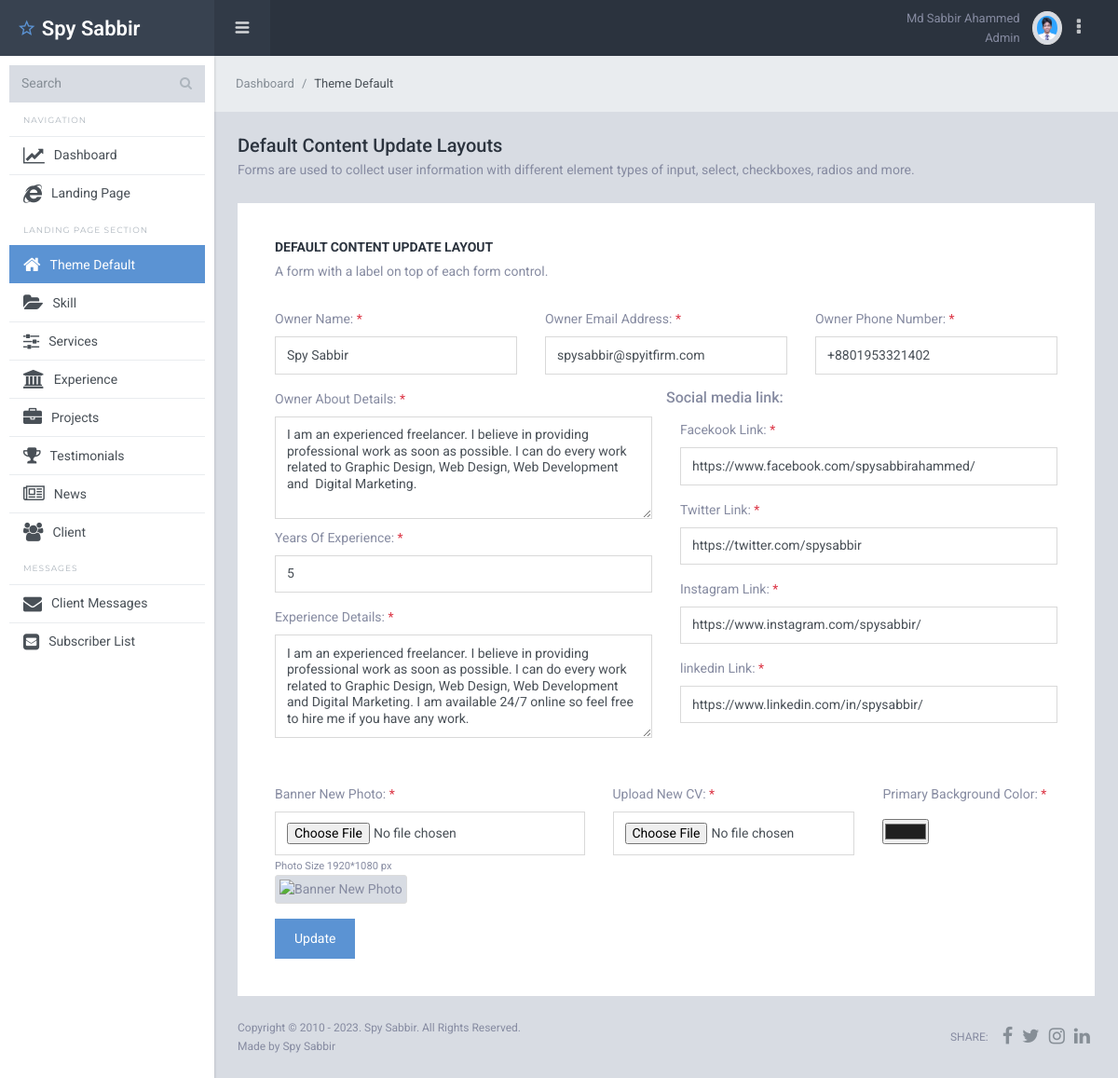
The page /admin/theme_default.php (signed in) on the database its author committed.
### tables this page shows
CREATE TABLE `theme_default` (
  `id` int(11) NOT NULL,
  `default_item_name` varchar(200) NOT NULL,
  `default_item_value` text NOT NULL
);

CREATE TABLE `users` (
  `id` int(11) NOT NULL,
  `full_name` varchar(100) NOT NULL,
  `designation` varchar(200) NOT NULL DEFAULT 'user',
  `email_address` varchar(100) NOT NULL,
  `phone_number` text NOT NULL,
  `gender` varchar(10) NOT NULL,
  `date_of_birth` date NOT NULL DEFAULT '2000-01-01',
  `password` varchar(50) NOT NULL,
  `profile_photo` text NOT NULL,
  `created_at` datetime NOT NULL
);

### admin/dbc.php (called while the page is built, shortened)
<?php
function connect_to_db(){
$hostname = "localhost";
$username = "root";
$password = "";
$database_name = "php_personal_portfolio";
return $db_connect = mysqli_connect($hostname, $username, $password, $database_name);
}
function spy_sabbir_single_select($table_name, $id) {
    $single_select_query = "SELECT * FROM $table_name WHERE id=$id";
    return $result_from_db = mysqli_fetch_assoc(mysqli_query(connect_to_db(), $single_select_query));
}
function spy_sabbir_update($table_name, $update_name){
    $query = "SELECT default_item_value FROM $table_name WHERE default_item_name = '$update_name'";
    return mysqli_fetch_assoc(mysqli_query(connect_to_db(), $query))['default_item_value'];
}
?>

### admin/theme_default.php (the view, shortened to what this page needs)
<?php
$theme_default = true;
require_once "inc/header.php";
require_once "dbc.php";
?>
<nav class="breadcrumb sl-breadcrumb">
    <a class="breadcrumb-item" href="dashboard.php">Dashboard</a>
    <span class="breadcrumb-item active">Theme Default</span>
</nav>
<div class="sl-pagebody">
    <div class="sl-page-title">
        <h5>Default Content Update Layouts</h5>
        <p>Forms are used to collect user information with different element types of input, select, checkboxes,
            radios and more.</p>
    </div>
    <div class="card pd-20 pd-sm-40">
        <h6 class="card-body-title">Default Content Update Layout</h6>
        <p class="mg-b-20 mg-sm-b-30">A form with a label on top of each form control.</p>
        <form method="POST" action="theme_default_update.php" enctype="multipart/form-data" id="edit_form">
            <div class="form-layout">
                <div class="row mg-b-25">
                    <div class="col-lg-4">
                        <div class="form-group">
                            <label class="form-control-label">Owner Name: <span class="tx-danger">*</span></label>
                            <input class="form-control" type="text" name="owner_name" placeholder="Enter Owner Name" value="<?= spy_sabbir_update('theme_default', 'owner_name'); ?>">
                        </div>
                    </div>
                    <div class="col-lg-4">
                        <div class="form-group">
                            <label class="form-control-label">Owner Email Address: <span class="tx-danger">*</span></label>
                            <input class="form-control" type="email" name="owner_email_address" placeholder="Enter Owner Email Address" value="<?= spy_sabbir_update('theme_default', 'owner_email_address'); ?>">
                        </div>
                    </div>
                    <div class="col-lg-4">
                        <div class="form-group">
                            <label class="form-control-label">Owner Phone Number: <span class="tx-danger">*</span></label>
                            <input class="form-control" type="text" name="owner_phone_number" placeholder="Enter Owner Phone Number" value="<?= spy_sabbir_update('theme_default', 'owner_phone_number'); ?>">
                        </div>
                    </div>
                    <div class="col-lg-6">
                        <div class="row">
                            <div class="col-lg-12">
                                <div class="form-group mg-b-10-force">
                                    <label class="form-control-label">Owner About Details: <span class="tx-danger">*</span></label>
                                    <textarea class="form-control" name="owner_about_details" rows="5" placeholder="Enter Owner About Details"><?= spy_sabbir_update('theme_default', 'owner_about_details'); ?></textarea>
                                </div>
                            </div>
                            <div class="col-lg-12">
                                <div class="form-group">
                                    <label class="form-control-label">Years Of Experience: <span class="tx-danger">*</span></label>
                                    <input class="form-control" type="text" name="years_of_experience" placeholder="Enter Years Of Experience" value="<?= spy_sabbir_update('theme_default', 'years_of_experience'); ?>">
                                </div>
                            </div>
                            <div class="col-lg-12">
                                <div class="form-group">
                                    <label class="form-control-label">Experience Details: <span class="tx-danger">*</span></label>
                                    <textarea class="form-control" name="experience_details" rows="5" placeholder="Enter Your Experience Details"><?= spy_sabbir_update('theme_default', 'experience_details'); ?></textarea>
                                </div>
                            </div>
                        </div>
                    </div>
                    <div class="col-lg-6">
                        <div class="row mg-b-25">
                            <h6 class="mb-3">Social media link: </h6>
                            <div class="col-lg-12">
                                <div class="form-group">
                                    <label class="form-control-label">Facekook Link: <span class="tx-danger">*</span></label>
                                    <input class="form-control" type="text" name="facebook_link" placeholder="Enter Facekook Link" value="<?= spy_sabbir_update('theme_default', 'facebook_link'); ?>">
                                </div>
                            </div>
                            <div class="col-lg-12">
                                <div class="form-group">
                                    <label class="form-control-label">Twitter Link: <span class="tx-danger">*</span></label>
                                    <input class="form-control" type="text" name="twitter_link" placeholder="Enter Twitter Link" value="<?= spy_sabbir_update('theme_default', 'twitter_link'); ?>">
                                </div>
                            </div>
                            <div class="col-lg-12">
                                <div class="form-group">
                                    <label class="form-control-label">Instagram Link: <span class="tx-danger">*</span></label>
                                    <input class="form-control" type="text" name="instagram_link" placeholder="Enter Instagram Link" value="<?= spy_sabbir_update('theme_default', 'instagram_link'); ?>">
                                </div>
                            </div>
                            <div class="col-lg-12">
                                <div class="form-group">
                                    <label class="form-control-label">linkedin Link: <span class="tx-danger">*</span></label>
                                    <input class="form-control" type="text" name="linkedin_link" placeholder="Enter linkedin Link" value="<?= spy_sabbir_update('theme_default', 'linkedin_link'); ?>">
                                </div>
                            </div>
                        </div>
                    </div>
                </div>
                <div class="row">
                    <div class="col-lg-5">
                        <div class="form-group">
                            <label class="form-control-label">Banner New Photo: <span class="tx-danger">*</span></label>
                            <input class="form-control" type="file" name="banner_new_photo" onchange="readURL(this);">
                            <small>Photo Size 1920*1080 px</small><br>
                            <img class="hidden w-100 img-fluid img-thumbnail" id="banner_new_photo" src="#" alt="Banner New Photo" />
                        </div>
                    </div>
                    <div class="col-lg-4">
                        <div class="form-group">
                            <label class="form-control-label">Upload New CV: <span class="tx-danger">*</span></label>
                            <input class="form-control" type="file" name="new_upload_cv">
                        </div>
                    </div>
                    <div class="col-lg-3">
                        <div class="form-group">
                            <label class="form-control-label">Primary Background Color: <span class="tx-danger">*</span></label>
                            <input class=" mt-2 p-0" type="color" name="primary_background_color" placeholder="Enter Years Of Experience" value="<?= spy_sabbir_update('theme_default', 'primary_background_color'); ?>">
                        </div>
                    </div>
                </div>
            </div>
            <div class="form-layout-footer">
                <a class="btn btn-info mg-r-5 text-white" id="edit_btn">Update</a>
            </div>
        </form>
    </div>
</div>
<?php
require_once "inc/footer.php";
?>

### admin/inc/header.php (shortened to what this page needs)
<?php
require_once "dbc.php";
?>
<!DOCTYPE html>
<html lang="en">
<head>
    <link href="lib/font-awesome/css/font-awesome.css" rel="stylesheet">
    <link href="lib/Ionicons/css/ionicons.css" rel="stylesheet">
    <link href="lib/perfect-scrollbar/css/perfect-scrollbar.css" rel="stylesheet">
    <link href="lib/rickshaw/rickshaw.min.css" rel="stylesheet">
    <link rel="stylesheet" href="//cdn.datatables.net/1.11.0/css/jquery.dataTables.min.css">
    <link rel="stylesheet" href="css/starlight.css">
</head>
<body>
    <div class="sl-logo"><a href="dashboard.php"><i class="icon ion-android-star-outline"></i> <?= spy_sabbir_update('theme_default', 'owner_name'); ?></a></div>
    <div class="sl-sideleft">
        <div class="input-group input-group-search">
            <input type="search" name="search" class="form-control" placeholder="Search">
            <span class="input-group-btn">
                <button class="btn"><i class="fa fa-search"></i></button>
            </span>
        </div>
        <label class="sidebar-label">Navigation</label>
        <div class="sl-sideleft-menu">
            <a href="dashboard.php" class="sl-menu-link <?= (isset($dashboard)) ? 'active' : '' ?>">
                <div class="sl-menu-item">
                    <i class="fa fa-line-chart tx-20" aria-hidden="true"></i>
                    <span class="menu-item-label">Dashboard</span>
                </div>
            </a>
            <a href="../index.php" target="_blank" class="sl-menu-link">
                <div class="sl-menu-item">
                    <i class="fa fa-internet-explorer tx-20" aria-hidden="true"></i>
                    <span class="menu-item-label">Landing Page</span>
                </div>
            </a>
            <label class="sidebar-label">Landing Page Section</label>
            <a href="theme_default.php" class="sl-menu-link <?= (isset($theme_default)) ? 'active' : '' ?>">
                <div class="sl-menu-item">
                    <i class="fa fa-home tx-20" aria-hidden="true"></i>
                    <span class="menu-item-label">Theme Default</span>
                </div>
            </a>
            <a href="skill.php" class="sl-menu-link <?= (isset($skill)) ? 'active' : '' ?>">
                <div class="sl-menu-item">
                    <i class="fa fa-folder-open tx-20" aria-hidden="true"></i>
                    <span class="menu-item-label">Skill</span>
                </div>
            </a>
            <a href="services.php" class="sl-menu-link <?= (isset($services)) ? 'active' : '' ?>">
                <div class="sl-menu-item">
                    <i class="fa fa-sliders tx-20" aria-hidden="true"></i>
                    <span class="menu-item-label">Services</span>
                </div>
            </a>
            <a href="experience.php" class="sl-menu-link <?= (isset($experience)) ? 'active' : '' ?>">
                <div class="sl-menu-item">
                    <i class="fa fa-university tx-20" aria-hidden="true"></i>
                    <span class="menu-item-label">Experience</span>
                </div>
            </a>
            <a href="project.php" class="sl-menu-link <?= (isset($project)) ? 'active' : '' ?>">
                <div class="sl-menu-item">
                    <i class="fa fa-briefcase tx-20" aria-hidden="true"></i>
                    <span class="menu-item-label">Projects</span>
                </div>
            </a>
            <a href="testimonials.php" class="sl-menu-link <?= (isset($testimonials)) ? 'active' : '' ?>">
                <div class="sl-menu-item">
                    <i class="fa fa-trophy tx-20" aria-hidden="true"></i>
                    <span class="menu-item-label">Testimonials</span>
                </div>
            </a>
            <a href="news.php" class="sl-menu-link <?= (isset($news)) ? 'active' : '' ?>">
                <div class="sl-menu-item">
                    <i class="fa fa-newspaper-o tx-20" aria-hidden="true"></i>
                    <span class="menu-item-label">News</span>
                </div>
            </a>
            <a href="client.php" class="sl-menu-link <?= (isset($client)) ? 'active' : '' ?>">
                <div class="sl-menu-item">
                    <i class="fa fa-users tx-20" aria-hidden="true"></i>
                    <span class="menu-item-label">Client</span>
                </div>
            </a>
            <label class="sidebar-label">Messages</label>
            <a href="contact.php" class="sl-menu-link <?= (isset($contact)) ? 'active' : '' ?>">
                <div class="sl-menu-item">
                    <i class="fa fa-envelope tx-20" aria-hidden="true"></i>
                    <span class="menu-item-label">Client Messages</span>
                </div>
            </a>
            <a href="subscriber.php" class="sl-menu-link <?= (isset($subscriber)) ? 'active' : '' ?>">
                <div class="sl-menu-item">
                    <i class="fa fa-envelope-square tx-20" aria-hidden="true"></i>
                    <span class="menu-item-label">Subscriber List</span>
                </div>
            </a>
        </div>
        <br>
    </div>
    <div class="sl-header">
        <div class="sl-header-left">
            <div class="navicon-left hidden-md-down"><a id="btnLeftMenu" href=""><i class="icon ion-navicon-round"></i></a></div>
        </div>
        <div class="sl-header-right">
            <div class="text-right mr-2">
                <span class="logged-name"><?= spy_sabbir_single_select('users', $_SESSION['user_id'])['full_name'] ?></span> <br>
                <span class="logged-name"><?= ucfirst(spy_sabbir_single_select('users', $_SESSION['user_id'])['designation']) ?></span>
            </div>
            <img src="img/users/<?= spy_sabbir_single_select('users', $_SESSION['user_id'])['profile_photo'] ?>" class="wd-32 rounded-circle img-thumbnail" alt="">
            <nav class="nav mr-4">
                <div class="dropdown">
                    <a href="" class="nav-link nav-link-profile" data-toggle="dropdown">
                        <i class="fa fa-ellipsis-v tx-20" aria-hidden="true"></i>
                    </a>
                </div>
            </nav>
        </div>
    </div>
    <div class="sl-mainpanel">

### admin/inc/footer.php (shortened to what this page needs)
<footer class="sl-footer">
    <div class="footer-left">
        <div class="mg-b-2">Copyright &copy; 2010 - <?= date("Y") ?>. <?= spy_sabbir_update('theme_default', 'owner_name'); ?>. All Rights Reserved.</div>
        <div>Made by <?= spy_sabbir_update('theme_default', 'owner_name'); ?></div>
    </div>
    <div class="footer-right d-flex align-items-center">
        <span class="tx-uppercase mg-r-10">Share:</span>
        <a target="_blank" class="pd-x-5" href="<?= spy_sabbir_update('theme_default', 'facebook_link'); ?>"><i class="fa fa-facebook tx-20"></i></a>
        <a target="_blank" class="pd-x-5" href="<?= spy_sabbir_update('theme_default', 'twitter_link'); ?>"><i class="fa fa-twitter tx-20"></i></a>
        <a target="_blank" class="pd-x-5" href="<?= spy_sabbir_update('theme_default', 'instagram_link'); ?>"><i class="fa fa-instagram tx-20"></i></a>
        <a target="_blank" class="pd-x-5" href="<?= spy_sabbir_update('theme_default', 'linkedin_link'); ?>"><i class="fa fa-linkedin tx-20"></i></a>
    </div>
</footer>
</div>
</body>
</html>

### rows shown on the page
theme_default: default_item_value "Spy Sabbir", owner_name "Spy Sabbir"
users: full_name "Md Sabbir Ahammed", designation "Admin", profile_photo (picture)
theme_default: owner_email_address "spysabbir@spyitfirm.com"
theme_default: owner_phone_number "+8801953321402"
theme_default: owner_about_details "I am an experienced freelancer. I believe in providing professional work as soon as possible. I can do every work related to Graphic Design, Web Design, Web Development and Digital Marketing."
theme_default: years_of_experience "5"
theme_default: experience_details "I am an experienced freelancer. I believe in providing professional work as soon as possible. I can do every work related to Graphic Design, Web Design, Web Development and Digital Marketing. I am available 24/7 online so feel free to hire me if you have any work."
theme_default: facebook_link "https://www.facebook.com/spysabbirahammed/"
theme_default: twitter_link "https://twitter.com/spysabbir"
theme_default: instagram_link "https://www.instagram.com/spysabbir/"
theme_default: linkedin_link "https://www.linkedin.com/in/spysabbir/"
theme_default: primary_background_color "#1f1f1f"
